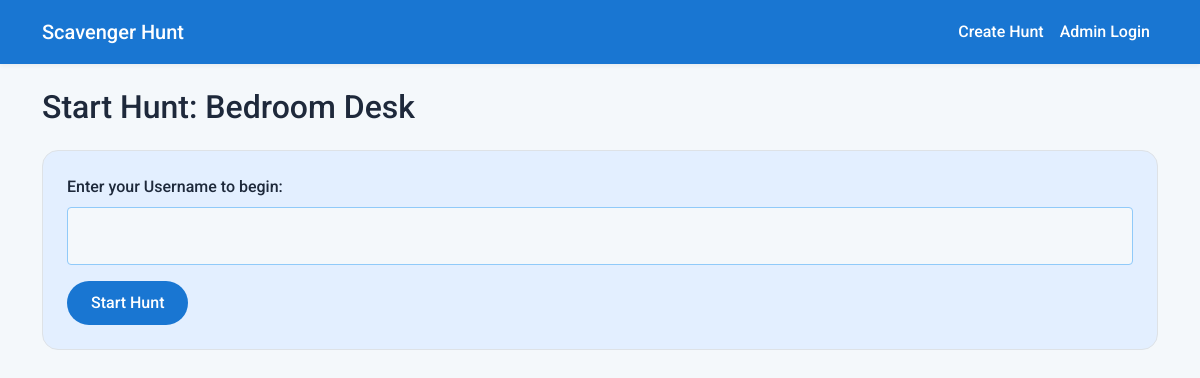
The app's page /play/1, older data.
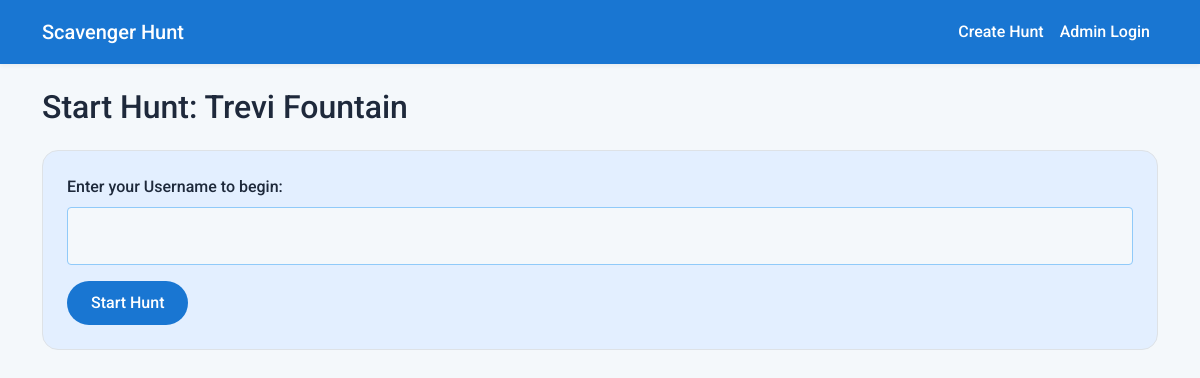
The same page, newer data.
### app.py (models this page shows)
class Hunt(db.Model):
    id = db.Column(db.Integer, primary_key=True)
    name = db.Column(db.String(255), nullable=False)
    targets = db.relationship('Target', backref='hunt', lazy=True, cascade="all, delete-orphan")

### app.py (the view, shortened to what this page needs)
@app.route('/play/<int:hunt_id>', methods=['GET', 'POST'])
def play_hunt_start(hunt_id):
    hunt = Hunt.query.get_or_404(hunt_id)
    return render_template('start.html', hunt=hunt)

### templates/start.html
{% extends 'layout.html' %}
{% block content %}
<h2>Start Hunt: {{ hunt.name }}</h2>
<div class="card mt-4">
    <div class="card-body">
        <form method="POST">
            <div class="mb-3">
                <label for="username" class="form-label">Enter your Username to begin:</label>
                <input type="text" class="form-control" id="username" name="username" required autocomplete="off">
            </div>
            <div class="d-grid gap-2 d-md-block">
                <button type="submit" class="btn btn-primary">Start Hunt</button>
            </div>
        </form>
    </div>
</div>
{% endblock %}

Row changes from the older to the newer data that the page shows:
changed Hunt: name "Bedroom Desk" → "Trevi Fountain"
